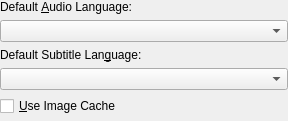
<ui version="4.0" >
 <class>VideoConfig</class>
 <widget class="QWidget" name="VideoConfig" >
  <property name="geometry" >
   <rect>
    <x>0</x>
    <y>0</y>
    <width>288</width>
    <height>121</height>
   </rect>
  </property>
  <property name="windowTitle" >
   <string>Configure Video Plugin</string>
  </property>
  <layout class="QVBoxLayout" >
   <property name="margin" >
    <number>0</number>
   </property>
   <property name="spacing" >
    <number>6</number>
   </property>
   <item>
    <widget class="QLabel" name="defaultAudioLanguageLabel" >
     <property name="text" >
      <string>Default &amp;Audio Language:</string>
     </property>
     <property name="wordWrap" >
      <bool>false</bool>
     </property>
     <property name="buddy" >
      <cstring>kcfg_DefaultAudioLanguage</cstring>
     </property>
    </widget>
   </item>
   <item>
    <widget class="QComboBox" name="kcfg_DefaultAudioLanguage" />
   </item>
   <item>
    <widget class="QLabel" name="defaultSubtitleLanguageLabel" >
     <property name="text" >
      <string>Default Subtitle Lan&amp;guage:</string>
     </property>
     <property name="wordWrap" >
      <bool>false</bool>
     </property>
     <property name="buddy" >
      <cstring>kcfg_DefaultSubtitleLanguage</cstring>
     </property>
    </widget>
   </item>
   <item>
    <widget class="QComboBox" name="kcfg_DefaultSubtitleLanguage" />
   </item>
   <item>
    <widget class="QCheckBox" name="kcfg_UsePreviewCache" >
     <property name="text" >
      <string>&amp;Use Image Cache</string>
     </property>
     <property name="shortcut" >
      <string>Alt+U</string>
     </property>
    </widget>
   </item>
   <item>
    <spacer>
     <property name="orientation" >
      <enum>Qt::Vertical</enum>
     </property>
     <property name="sizeType" >
      <enum>QSizePolicy::Expanding</enum>
     </property>
     <property name="sizeHint" >
      <size>
       <width>20</width>
       <height>40</height>
      </size>
     </property>
    </spacer>
   </item>
  </layout>
 </widget>
 <layoutdefault spacing="6" margin="11" />
 <layoutfunction spacing="KDialog::spacingHint" margin="KDialog::marginHint" />
 <pixmapfunction>qPixmapFromMimeSource</pixmapfunction>
 <resources/>
 <connections/>
</ui>
